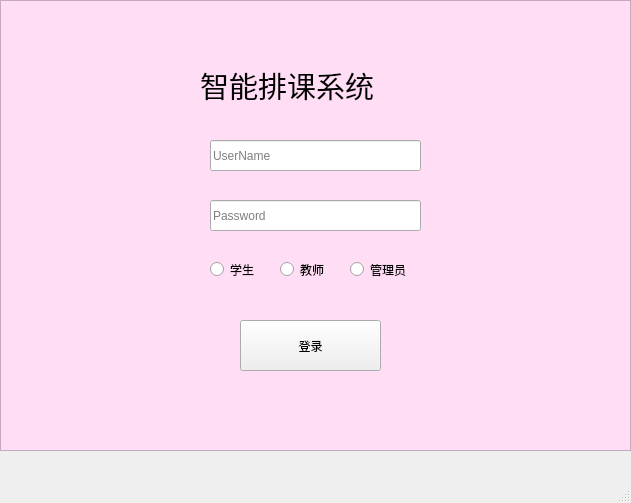
<?xml version="1.0" encoding="UTF-8"?>
<ui version="4.0">
 <class>MainWindow</class>
 <widget class="QMainWindow" name="MainWindow">
  <property name="geometry">
   <rect>
    <x>0</x>
    <y>0</y>
    <width>631</width>
    <height>503</height>
   </rect>
  </property>
  <property name="windowTitle">
   <string>MainWindow</string>
  </property>
  <widget class="QWidget" name="centralwidget">
   <widget class="QFrame" name="frame">
    <property name="geometry">
     <rect>
      <x>0</x>
      <y>0</y>
      <width>631</width>
      <height>451</height>
     </rect>
    </property>
    <property name="styleSheet">
     <string notr="true">
QFrame{
background:rgb(255, 221, 245)
}</string>
    </property>
    <property name="frameShape">
     <enum>QFrame::StyledPanel</enum>
    </property>
    <property name="frameShadow">
     <enum>QFrame::Raised</enum>
    </property>
    <widget class="QLineEdit" name="lineEdit">
     <property name="geometry">
      <rect>
       <x>210</x>
       <y>140</y>
       <width>211</width>
       <height>31</height>
      </rect>
     </property>
     <property name="placeholderText">
      <string>UserName</string>
     </property>
    </widget>
    <widget class="QLineEdit" name="lineEdit_2">
     <property name="geometry">
      <rect>
       <x>210</x>
       <y>200</y>
       <width>211</width>
       <height>31</height>
      </rect>
     </property>
     <property name="echoMode">
      <enum>QLineEdit::Password</enum>
     </property>
     <property name="placeholderText">
      <string>Password</string>
     </property>
    </widget>
    <widget class="QPushButton" name="pushButton">
     <property name="geometry">
      <rect>
       <x>240</x>
       <y>320</y>
       <width>141</width>
       <height>51</height>
      </rect>
     </property>
     <property name="text">
      <string>登录</string>
     </property>
    </widget>
    <widget class="QLabel" name="label">
     <property name="geometry">
      <rect>
       <x>200</x>
       <y>50</y>
       <width>241</width>
       <height>71</height>
      </rect>
     </property>
     <property name="font">
      <font>
       <family>【何尼玛】土肥圆</family>
       <pointsize>22</pointsize>
      </font>
     </property>
     <property name="text">
      <string>智能排课系统</string>
     </property>
    </widget>
    <widget class="QRadioButton" name="radioButton">
     <property name="geometry">
      <rect>
       <x>210</x>
       <y>260</y>
       <width>115</width>
       <height>19</height>
      </rect>
     </property>
     <property name="text">
      <string>学生</string>
     </property>
    </widget>
    <widget class="QRadioButton" name="radioButton_2">
     <property name="geometry">
      <rect>
       <x>280</x>
       <y>260</y>
       <width>115</width>
       <height>19</height>
      </rect>
     </property>
     <property name="text">
      <string>教师</string>
     </property>
    </widget>
    <widget class="QRadioButton" name="radioButton_3">
     <property name="geometry">
      <rect>
       <x>350</x>
       <y>260</y>
       <width>115</width>
       <height>19</height>
      </rect>
     </property>
     <property name="text">
      <string>管理员</string>
     </property>
    </widget>
   </widget>
  </widget>
  <widget class="QMenuBar" name="menubar">
   <property name="geometry">
    <rect>
     <x>0</x>
     <y>0</y>
     <width>631</width>
     <height>26</height>
    </rect>
   </property>
  </widget>
  <widget class="QStatusBar" name="statusbar"/>
 </widget>
 <resources/>
 <connections/>
</ui>
